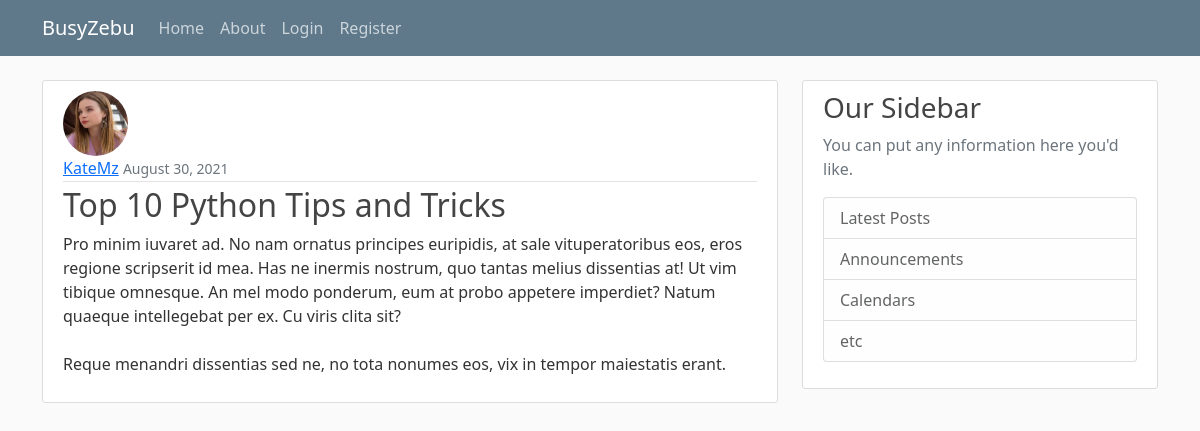
/post/50/, run on the app's committed database.
### blog/models.py (models this page shows, shortened)
class Post(models.Model):
    title = models.CharField(max_length=100)
    author = models.ForeignKey(User, on_delete=models.CASCADE)
    content = models.TextField()
    date_posted = models.DateTimeField(default=timezone.now)

### users/models.py (models this page shows, shortened)
class Profile(models.Model):
    user = models.OneToOneField(User, on_delete=models.CASCADE)
    image = models.ImageField(default='default.png', upload_to='profile_pics')

### blog/views.py (the view)
# urls.py: path('post/<int:pk>/', PostDetailView.as_view(), name='post-detail'),
class PostDetailView(DetailView):
    model = Post

### blog/templates/blog/post_detail.html (shortened to what this page needs)
{% extends "blog/base.html"%}
{% block content %}
    <article class="media content-section">
        <img class='rounded-circle article-img' src="{{object.author.profile.image.url}}">
        <div class="media-body">
          <div class="article-metadata">
            <a class="mr-2" href="{% url 'user-posts' post.author.username %}">{{ object.author }}</a>
            <small class="text-muted">{{ object.date_posted|date:"F d, Y" }}</small>
          </div>
          <h2 class="article-title">{{  object.title }}</h2>
          <p class="article-content">{{  object.content }}</p>
        </div>
    </article>
{% endblock content %}

### blog/static/blog/main.css (style rules this page uses)
body { background: #fafafa; color: #333333; margin-top: 5rem; }
h1, h2, h3, h4, h5, h6 { color: #444444; }
.content-section { background: #ffffff; padding: 10px 20px; border: 1px solid #dddddd; border-radius: 3px; margin-bottom: 20px; }
.article-title { color: #444444; }
.article-content { white-space: pre-line; }
.article-img { height: 65px; width: 65px; margin-right: 16px; }
.article-metadata { padding-bottom: 1px; margin-bottom: 4px; border-bottom: 1px solid #e3e3e3 }

### data on the page
Post: author.profile.image (picture), author "KateMz", date_posted "August 30, 2021", title "Top 10 Python Tips and Tricks", content "Pro minim iuvaret ad. No nam ornatus principes euripidis, at sale vituperatoribus eos, eros regione scripserit id mea. Has ne inermis nostrum, quo tantas melius dissentias at! Ut vim tibique omnesque. An mel modo ponderum, eum at probo appetere imperdiet? Natum quaeque intellegebat per ex. Cu viris clita sit? Reque menandri dissentias sed ne, no tota nonumes eos, vix in tempor maiestatis erant."
